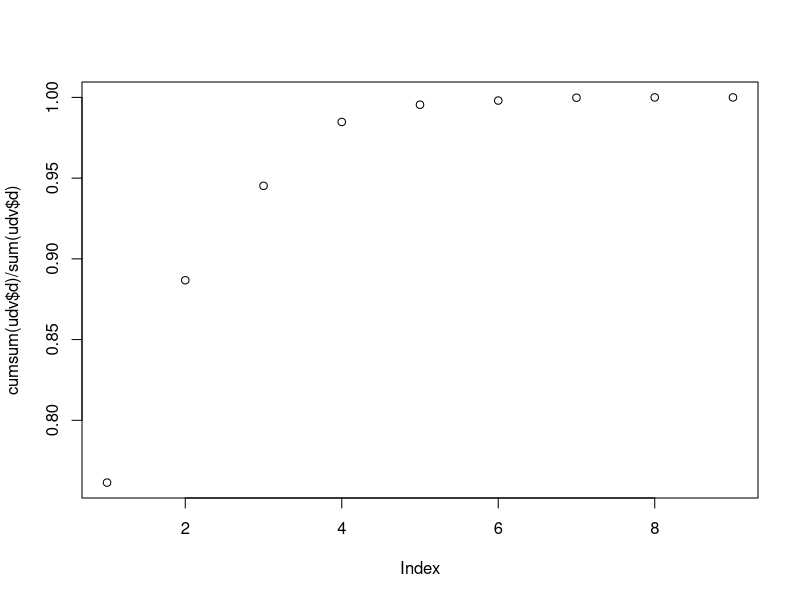

The R script that drew this image:
rm(list=ls())
data(Glass, package="mlbench")
training = Glass[c(1:50, 91:146), -10]
trainingType = factor(Glass[c(1:50, 91:146), 10])
testing=Glass[51:90, -10]
testingType = factor(Glass[51:90, 10])

library(class)
library(stats)

training <- training[complete.cases(training),]
testing <- testing[complete.cases(testing),]
train.pca <- prcomp(training, center = TRUE, scale. = TRUE)
testing.pca <- predict(train.pca, newdata = testing)

# Ποσοστό  πληροφορίας του αρχικού dataset που ενσωματώνει το PC1
train.pca <- prcomp(training, center = TRUE, scale. = TRUE)
summary(train.pca)

# Κρατήστε  4 πρώτα Principal Compontens .Ποιό το ποσοστό της απώλεια πληροφορίας
# 1 - PC4(Cumulative Proportion)

# Εκπαιδεύστε έναο μοντέλο με τη χρήση KKN ( k =3),με στόχο να κατατάξετε
#τα δεδομένα ελέγχου: Ποιά είναι η τιμή της μετρικής Accuracy για τα δεδομένα ελέγχου.
prediction = knn(training, testing, trainingType, k=3)
prediction_pca = knn(train.pca$x[,1:2], testing.pca[,1:2], trainingType, k = 3)

cat("Confusion matrix:\n\n")
xtab = table(prediction, testingType)
print(xtab)
accuracy = sum(prediction == testingType)/length(testingType)
precision = xtab[1,1]/sum(xtab[,1])
recall = xtab[1,1]/sum(xtab[1,])
f = 2 * (precision * recall) / (precision + recall)
cat(paste("Accuracy:\t", format(accuracy, digits=3), "\n",sep=" "))
cat(paste("Precision:\t", format(precision, digits=3), "\n",sep=" "))
cat(paste("Recall:\t\t", format(recall, digits=3), "\n",sep=" "))
cat(paste("F-measure:\t", format(f, digits=3), "\n",sep=" "))

cat("\nConfusion matrix PCA:\n\n")
xtab = table(prediction_pca, testingType)
print(xtab)
## Confusion matrix PCA:
cat("\nEvaluation PCA:\n\n")
accuracy = sum(prediction_pca == testingType)/length(testingType)
precision = xtab[1,1]/sum(xtab[,1])
recall = xtab[1,1]/sum(xtab[2,])
f = 2 * (precision * recall) / (precision + recall)
cat(paste("Accuracy:\t", format(accuracy, digits=3), "\n",sep=" "))
cat(paste("Precision:\t", format(precision, digits=3), "\n",sep=" "))
cat(paste("Recall:\t\t", format(recall, digits=3), "\n",sep=" "))
cat(paste("F-measure:\t", format(f, digits=3), "\n",sep=" "))

# Εφαρμόστε PCA στα δεδομένα εκπαίδευσης.Εκπαιδεύστε ένα μοντέλο με τη χρήση
# kNN κ=3 για να κατατάξετε τα δεδομένα ελέγχου. Ποιός ο βέλτιστος αριθμός των
# Principal Components που πρέπει να κρατήσουμε βάση μετρικής
data_norm <- scale(training, scale=F)
S <- cov(data_norm)
udv <- svd(S)
print(cumsum(udv$d)/sum(udv$d))
plot(cumsum(udv$d)/sum(udv$d))

########################################################################
# Ποιά η ευκλείδια απόσταση μεταξύ δύο αντικειμένων
# setosa      4.9 , 3.0, 1.4, 0.2
# versicolor  5.6 , 2.5, 3.9 1.1

setosa <- c(4.9, 3, 1.4, 0.2)
versicolor <- c(5.6, 2.5, 3.9, 1.1)
x <-dist (rbind(setosa, versicolor))
cat("\nEucleidian Distance",x)
